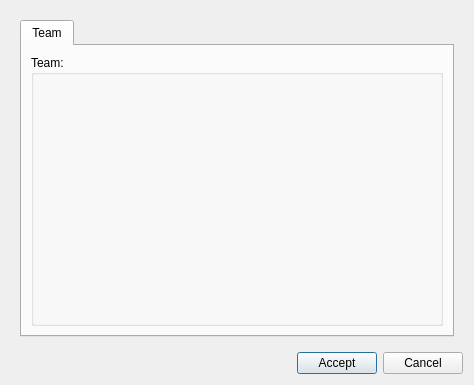
<?xml version="1.0" encoding="UTF-8"?>
<ui version="4.0">
 <class>team_create</class>
 <widget class="QDialog" name="team_create">
  <property name="geometry">
   <rect>
    <x>0</x>
    <y>0</y>
    <width>474</width>
    <height>385</height>
   </rect>
  </property>
  <property name="windowTitle">
   <string>Create team</string>
  </property>
  <layout class="QVBoxLayout" name="verticalLayout_3">
   <item>
    <widget class="QWidget" name="centralwidget" native="true">
     <layout class="QVBoxLayout" name="verticalLayout_2">
      <item>
       <widget class="QTabWidget" name="tab_widget">
        <property name="currentIndex">
         <number>0</number>
        </property>
        <widget class="QWidget" name="TeamTab">
         <attribute name="title">
          <string>Team</string>
         </attribute>
         <layout class="QVBoxLayout" name="verticalLayout" stretch="0">
          <item>
           <widget class="QGroupBox" name="grb_team">
            <property name="title">
             <string>Team:</string>
            </property>
            <layout class="QGridLayout" name="gridLayout_2">
             <item row="0" column="0">
              <layout class="QGridLayout" name="lyt_data_2"/>
             </item>
            </layout>
           </widget>
          </item>
         </layout>
        </widget>
       </widget>
      </item>
     </layout>
    </widget>
   </item>
   <item>
    <layout class="QGridLayout" name="lyt_buttons">
     <item row="0" column="0">
      <spacer name="horizontalSpacer">
       <property name="orientation">
        <enum>Qt::Horizontal</enum>
       </property>
       <property name="sizeHint" stdset="0">
        <size>
         <width>40</width>
         <height>20</height>
        </size>
       </property>
      </spacer>
     </item>
     <item row="0" column="1">
      <widget class="QPushButton" name="btn_accept">
       <property name="text">
        <string>Accept</string>
       </property>
      </widget>
     </item>
     <item row="0" column="2">
      <widget class="QPushButton" name="btn_cancel">
       <property name="text">
        <string>Cancel</string>
       </property>
      </widget>
     </item>
    </layout>
   </item>
  </layout>
  <action name="actionT">
   <property name="text">
    <string>t</string>
   </property>
  </action>
 </widget>
 <tabstops>
  <tabstop>tab_widget</tabstop>
 </tabstops>
 <resources/>
 <connections/>
</ui>
